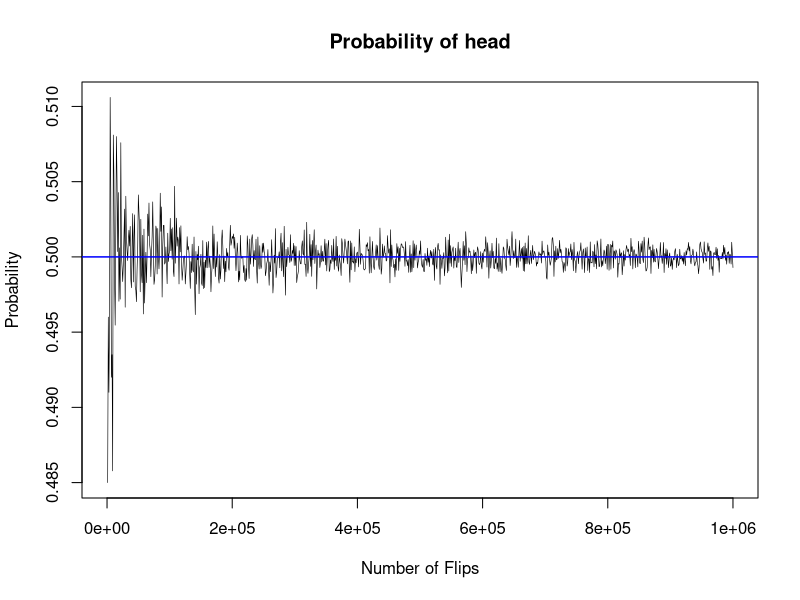
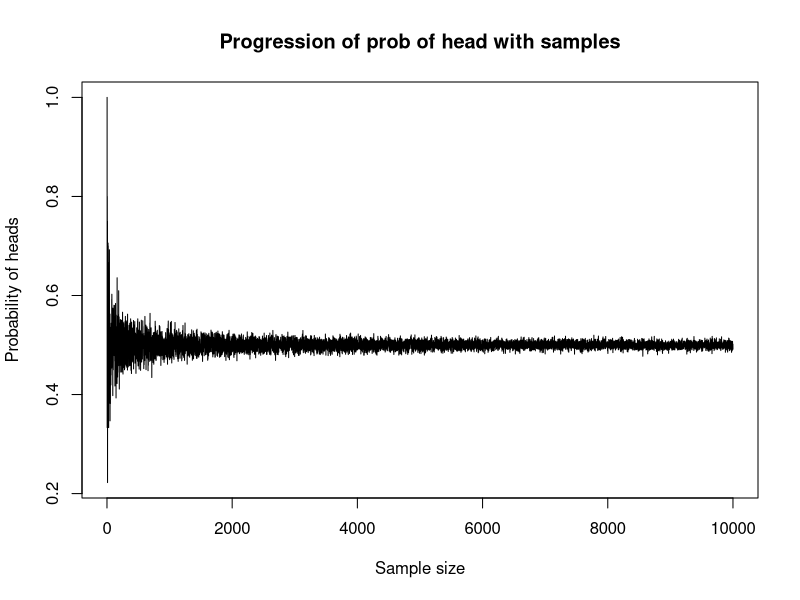

Recreate these plots in R, in order.
#Version 1
cointoss <- function(flips = 10000){
        seq_10 <- seq(0,flips,1000)
        sapply(1:length(seq_10),function(x){table(sample(0:1,size = seq_10[x],replace = TRUE))[1]/seq_10[x]})
}


Nflips = 1000000

prob_head <- cointoss(flips = Nflips)

plot(seq(0,Nflips,1000),prob_head,main = "Probability of head",
     xlab = "Number of Flips", ylab = "Probability",type ="l",lwd = 0.6)
abline(h = 0.5,col = "blue",lwd = 1.5)




##Version 2

#Coin toss function with number of flips
coin_toss <- function(s_size = 1000){
  
  flips <- table(sample(c(0,1),replace = T,size = s_size))
  flip_prob <- flips/sum(flips)
  return(flip_prob[1])     ##prob[1] mentions it is only for "0" assuming flip = heads
  
}


prob_heads <- sapply(1:10000,function(x){coin_toss(x)})

#Plotting actual versus theoretical probability 
plot(1:10000,prob_heads,xlab="Sample size",ylab = "Probability of heads",
     main = "Progression of prob of head with samples",type = "l")